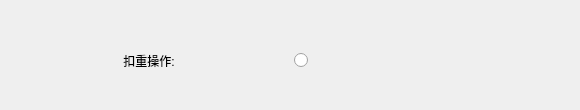
     <widget class="QWidget" name="page_34">
      <widget class="QWidget" name="layoutWidget">
       <property name="geometry">
        <rect>
         <x>10</x>
         <y>20</y>
         <width>561</width>
         <height>81</height>
        </rect>
       </property>
       <layout class="QHBoxLayout" name="horizontalLayout_8">
        <item>
         <widget class="QLabel" name="label_74">
          <property name="styleSheet">
           <string notr="true">font: 18pt &quot;Sans Serif&quot;;</string>
          </property>
          <property name="text">
           <string>扣重操作:</string>
          </property>
          <property name="alignment">
           <set>Qt::AlignCenter</set>
          </property>
         </widget>
        </item>
        <item>
         <widget class="QRadioButton" name="radioButton_45">
          <property name="minimumSize">
           <size>
            <width>0</width>
            <height>60</height>
           </size>
          </property>
          <property name="styleSheet">
           <string notr="true">QRadioButton{
   font: 14pt &quot;黑体&quot;;
   spacing: 10 
}  

QRadioButton::indicator { 
   width: 25px;
   height: 25px;
   image: url(:/A31/A31/logo/Radio.png);
}

QRadioButton::indicator:checked { 
image: url(:/A31/A31/logo/Radio_check.png);s
}</string>
          </property>
          <property name="text">
           <string/>
          </property>
         </widget>
        </item>
       </layout>
      </widget>
     </widget>
